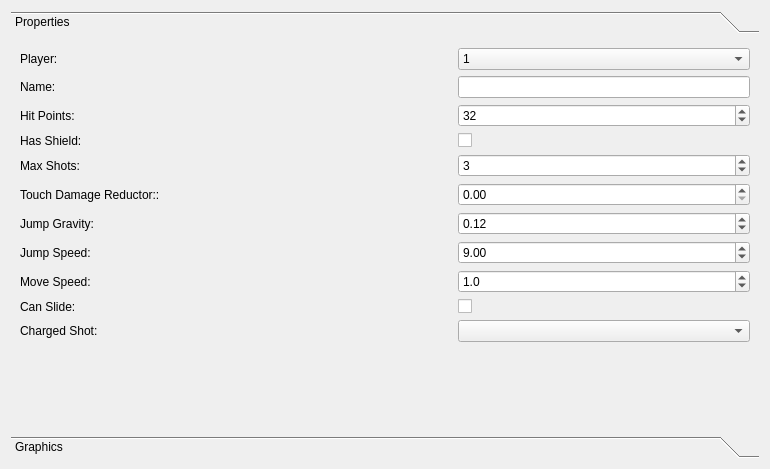
<?xml version="1.0" encoding="UTF-8"?>
<ui version="4.0">
 <class>player_edit</class>
 <widget class="QWidget" name="player_edit">
  <property name="geometry">
   <rect>
    <x>0</x>
    <y>0</y>
    <width>770</width>
    <height>469</height>
   </rect>
  </property>
  <property name="windowTitle">
   <string>Form</string>
  </property>
  <layout class="QGridLayout" name="gridLayout">
   <item row="0" column="0">
    <widget class="QToolBox" name="toolBox_2">
     <property name="currentIndex">
      <number>0</number>
     </property>
     <widget class="QWidget" name="page_properties">
      <property name="geometry">
       <rect>
        <x>0</x>
        <y>0</y>
        <width>752</width>
        <height>395</height>
       </rect>
      </property>
      <attribute name="label">
       <string>Properties</string>
      </attribute>
      <layout class="QGridLayout" name="gridLayout_2">
       <item row="0" column="0">
        <layout class="QGridLayout" name="gridLayout_3">
         <item row="0" column="2">
          <widget class="QComboBox" name="players_tab_list_combo">
           <item>
            <property name="text">
             <string>1</string>
            </property>
           </item>
           <item>
            <property name="text">
             <string>2</string>
            </property>
           </item>
           <item>
            <property name="text">
             <string>3</string>
            </property>
           </item>
           <item>
            <property name="text">
             <string>4</string>
            </property>
           </item>
           <item>
            <property name="text">
             <string>5</string>
            </property>
           </item>
          </widget>
         </item>
         <item row="0" column="0">
          <widget class="QLabel" name="label_14">
           <property name="text">
            <string>Player:</string>
           </property>
          </widget>
         </item>
         <item row="11" column="0">
          <spacer name="verticalSpacer_3">
           <property name="orientation">
            <enum>Qt::Vertical</enum>
           </property>
           <property name="sizeHint" stdset="0">
            <size>
             <width>20</width>
             <height>40</height>
            </size>
           </property>
          </spacer>
         </item>
         <item row="2" column="0">
          <widget class="QLabel" name="label_16">
           <property name="text">
            <string>Hit Points:</string>
           </property>
          </widget>
         </item>
         <item row="2" column="2">
          <widget class="QSpinBox" name="players_tab_hp">
           <property name="minimum">
            <number>1</number>
           </property>
           <property name="value">
            <number>32</number>
           </property>
          </widget>
         </item>
         <item row="1" column="2">
          <widget class="QLineEdit" name="players_tab_name">
           <property name="maxLength">
            <number>30</number>
           </property>
          </widget>
         </item>
         <item row="1" column="1">
          <spacer name="horizontalSpacer">
           <property name="orientation">
            <enum>Qt::Horizontal</enum>
           </property>
           <property name="sizeHint" stdset="0">
            <size>
             <width>40</width>
             <height>20</height>
            </size>
           </property>
          </spacer>
         </item>
         <item row="1" column="0">
          <widget class="QLabel" name="label_15">
           <property name="text">
            <string>Name:</string>
           </property>
          </widget>
         </item>
         <item row="4" column="2">
          <widget class="QSpinBox" name="players_tab_maxshots">
           <property name="minimum">
            <number>1</number>
           </property>
           <property name="value">
            <number>3</number>
           </property>
          </widget>
         </item>
         <item row="3" column="0">
          <widget class="QLabel" name="label_17">
           <property name="text">
            <string>Has Shield:</string>
           </property>
          </widget>
         </item>
         <item row="4" column="0">
          <widget class="QLabel" name="label_18">
           <property name="text">
            <string>Max Shots:</string>
           </property>
          </widget>
         </item>
         <item row="3" column="2">
          <widget class="QCheckBox" name="players_tab_hasshield">
           <property name="text">
            <string/>
           </property>
          </widget>
         </item>
         <item row="5" column="0">
          <widget class="QLabel" name="label_34">
           <property name="text">
            <string>Touch Damage Reductor::</string>
           </property>
          </widget>
         </item>
         <item row="6" column="0">
          <widget class="QLabel" name="label_35">
           <property name="text">
            <string>Jump Gravity:</string>
           </property>
          </widget>
         </item>
         <item row="7" column="0">
          <widget class="QLabel" name="label_36">
           <property name="text">
            <string>Jump Speed:</string>
           </property>
          </widget>
         </item>
         <item row="5" column="2">
          <widget class="QDoubleSpinBox" name="players_tab_fallgravity">
           <property name="singleStep">
            <double>1.000000000000000</double>
           </property>
           <property name="value">
            <double>0.000000000000000</double>
           </property>
          </widget>
         </item>
         <item row="7" column="2">
          <widget class="QDoubleSpinBox" name="players_tab_jumpspeed">
           <property name="singleStep">
            <double>0.100000000000000</double>
           </property>
           <property name="value">
            <double>9.000000000000000</double>
           </property>
          </widget>
         </item>
         <item row="8" column="0">
          <widget class="QLabel" name="label_37">
           <property name="text">
            <string>Move Speed:</string>
           </property>
          </widget>
         </item>
         <item row="6" column="2">
          <widget class="QDoubleSpinBox" name="players_tab_jumpgravity">
           <property name="singleStep">
            <double>0.010000000000000</double>
           </property>
           <property name="value">
            <double>0.120000000000000</double>
           </property>
          </widget>
         </item>
         <item row="9" column="0">
          <widget class="QLabel" name="label_8">
           <property name="text">
            <string>Can Slide:</string>
           </property>
          </widget>
         </item>
         <item row="9" column="2">
          <widget class="QCheckBox" name="can_slide_checkbox">
           <property name="text">
            <string/>
           </property>
          </widget>
         </item>
         <item row="10" column="0">
          <widget class="QLabel" name="label_6">
           <property name="text">
            <string>Charged Shot:</string>
           </property>
          </widget>
         </item>
         <item row="10" column="2">
          <widget class="QComboBox" name="chargedshot_combo"/>
         </item>
         <item row="8" column="2">
          <widget class="QDoubleSpinBox" name="players_tab_movespeed">
           <property name="decimals">
            <number>1</number>
           </property>
           <property name="minimum">
            <double>0.500000000000000</double>
           </property>
           <property name="singleStep">
            <double>0.100000000000000</double>
           </property>
           <property name="value">
            <double>1.000000000000000</double>
           </property>
          </widget>
         </item>
        </layout>
       </item>
      </layout>
     </widget>
     <widget class="QWidget" name="page_graphics">
      <property name="geometry">
       <rect>
        <x>0</x>
        <y>0</y>
        <width>735</width>
        <height>326</height>
       </rect>
      </property>
      <attribute name="label">
       <string>Graphics</string>
      </attribute>
      <layout class="QGridLayout" name="gridLayout_4">
       <item row="0" column="0">
        <layout class="QVBoxLayout" name="verticalLayout">
         <property name="sizeConstraint">
          <enum>QLayout::SetDefaultConstraint</enum>
         </property>
         <item>
          <layout class="QGridLayout" name="gridLayout_9">
           <item row="2" column="0">
            <widget class="QLabel" name="label_39">
             <property name="text">
              <string>Sprite Size:</string>
             </property>
            </widget>
           </item>
           <item row="4" column="0">
            <widget class="QLabel" name="label_47">
             <property name="text">
              <string>Key Colors:</string>
             </property>
            </widget>
           </item>
           <item row="2" column="2">
            <layout class="QHBoxLayout" name="horizontalLayout_4">
             <item>
              <widget class="QLabel" name="label_41">
               <property name="text">
                <string>Width:</string>
               </property>
              </widget>
             </item>
             <item>
              <widget class="QSpinBox" name="player_sprite_w">
               <property name="value">
                <number>29</number>
               </property>
              </widget>
             </item>
             <item>
              <widget class="QLabel" name="label_42">
               <property name="text">
                <string>Height:</string>
               </property>
              </widget>
             </item>
             <item>
              <widget class="QSpinBox" name="player_sprite_h">
               <property name="value">
                <number>32</number>
               </property>
              </widget>
             </item>
            </layout>
           </item>
           <item row="5" column="0">
            <widget class="QLabel" name="label_19">
             <property name="text">
              <string>Weapon Colors:</string>
             </property>
            </widget>
           </item>
           <item row="4" column="2">
            <layout class="QHBoxLayout" name="horizontalLayout_9">
             <item>
              <widget class="QPushButton" name="key1_picker">
               <property name="text">
                <string>Key 1</string>
               </property>
              </widget>
             </item>
             <item>
              <widget class="QPushButton" name="ColorKeyIndicator1">
               <property name="minimumSize">
                <size>
                 <width>32</width>
                 <height>32</height>
                </size>
               </property>
               <property name="maximumSize">
                <size>
                 <width>32</width>
                 <height>32</height>
                </size>
               </property>
               <property name="text">
                <string/>
               </property>
              </widget>
             </item>
             <item>
              <widget class="QPushButton" name="key2_picker">
               <property name="text">
                <string>Key 2</string>
               </property>
              </widget>
             </item>
             <item>
              <widget class="QPushButton" name="ColorKeyIndicator2">
               <property name="minimumSize">
                <size>
                 <width>32</width>
                 <height>32</height>
                </size>
               </property>
               <property name="maximumSize">
                <size>
                 <width>32</width>
                 <height>32</height>
                </size>
               </property>
               <property name="text">
                <string/>
               </property>
              </widget>
             </item>
             <item>
              <widget class="QPushButton" name="key3_picker">
               <property name="text">
                <string>Key 3</string>
               </property>
              </widget>
             </item>
             <item>
              <widget class="QPushButton" name="ColorKeyIndicator3">
               <property name="minimumSize">
                <size>
                 <width>32</width>
                 <height>32</height>
                </size>
               </property>
               <property name="maximumSize">
                <size>
                 <width>32</width>
                 <height>32</height>
                </size>
               </property>
               <property name="text">
                <string/>
               </property>
              </widget>
             </item>
            </layout>
           </item>
           <item row="1" column="0">
            <widget class="QLabel" name="label_38">
             <property name="text">
              <string>Graphics:</string>
             </property>
            </widget>
           </item>
           <item row="5" column="2">
            <layout class="QHBoxLayout" name="horizontalLayout_7">
             <item>
              <widget class="QPushButton" name="color1_picker">
               <property name="text">
                <string>Color 1</string>
               </property>
              </widget>
             </item>
             <item>
              <widget class="QPushButton" name="ColorValueIndicator1">
               <property name="minimumSize">
                <size>
                 <width>32</width>
                 <height>32</height>
                </size>
               </property>
               <property name="maximumSize">
                <size>
                 <width>32</width>
                 <height>32</height>
                </size>
               </property>
               <property name="text">
                <string/>
               </property>
              </widget>
             </item>
             <item>
              <widget class="QPushButton" name="color2_picker">
               <property name="text">
                <string>Color 2</string>
               </property>
              </widget>
             </item>
             <item>
              <widget class="QPushButton" name="ColorValueIndicator2">
               <property name="minimumSize">
                <size>
                 <width>32</width>
                 <height>32</height>
                </size>
               </property>
               <property name="maximumSize">
                <size>
                 <width>32</width>
                 <height>32</height>
                </size>
               </property>
               <property name="text">
                <string/>
               </property>
              </widget>
             </item>
             <item>
              <widget class="QPushButton" name="color3_picker">
               <property name="text">
                <string>Color 3</string>
               </property>
              </widget>
             </item>
             <item>
              <widget class="QPushButton" name="ColorValueIndicator3">
               <property name="minimumSize">
                <size>
                 <width>32</width>
                 <height>32</height>
                </size>
               </property>
               <property name="maximumSize">
                <size>
                 <width>32</width>
                 <height>32</height>
                </size>
               </property>
               <property name="text">
                <string/>
               </property>
              </widget>
             </item>
            </layout>
           </item>
           <item row="3" column="2">
            <layout class="QVBoxLayout" name="verticalLayout_6">
             <property name="margin">
              <number>4</number>
             </property>
             <item>
              <layout class="QHBoxLayout" name="horizontalLayout_12">
               <item>
                <widget class="QLabel" name="label_43">
                 <property name="text">
                  <string>X:</string>
                 </property>
                </widget>
               </item>
               <item>
                <widget class="QSpinBox" name="player_hitarea_x">
                 <property name="value">
                  <number>4</number>
                 </property>
                </widget>
               </item>
               <item>
                <widget class="QLabel" name="label_44">
                 <property name="text">
                  <string>Y:</string>
                 </property>
                </widget>
               </item>
               <item>
                <widget class="QSpinBox" name="player_hitarea_y">
                 <property name="value">
                  <number>8</number>
                 </property>
                </widget>
               </item>
              </layout>
             </item>
             <item>
              <layout class="QHBoxLayout" name="horizontalLayout_13">
               <property name="margin">
                <number>4</number>
               </property>
               <item>
                <widget class="QLabel" name="label_45">
                 <property name="text">
                  <string>W:</string>
                 </property>
                </widget>
               </item>
               <item>
                <widget class="QSpinBox" name="player_hitarea_w">
                 <property name="value">
                  <number>21</number>
                 </property>
                </widget>
               </item>
               <item>
                <widget class="QLabel" name="label_46">
                 <property name="text">
                  <string>H:</string>
                 </property>
                </widget>
               </item>
               <item>
                <widget class="QSpinBox" name="player_hitarea_h">
                 <property name="value">
                  <number>24</number>
                 </property>
                </widget>
               </item>
              </layout>
             </item>
            </layout>
           </item>
           <item row="3" column="0">
            <widget class="QLabel" name="label_40">
             <property name="text">
              <string>Hit Area Size:</string>
             </property>
            </widget>
           </item>
           <item row="5" column="1">
            <widget class="QComboBox" name="weaponlist_combo"/>
           </item>
           <item row="1" column="2">
            <widget class="QComboBox" name="player_graphics_combo"/>
           </item>
           <item row="0" column="0">
            <widget class="QLabel" name="label">
             <property name="text">
              <string>Player:</string>
             </property>
            </widget>
           </item>
           <item row="0" column="2">
            <widget class="QComboBox" name="players_tab_list_combo_2">
             <item>
              <property name="text">
               <string>1</string>
              </property>
             </item>
             <item>
              <property name="text">
               <string>2</string>
              </property>
             </item>
             <item>
              <property name="text">
               <string>3</string>
              </property>
             </item>
             <item>
              <property name="text">
               <string>4</string>
              </property>
             </item>
             <item>
              <property name="text">
               <string>5</string>
              </property>
             </item>
            </widget>
           </item>
          </layout>
         </item>
         <item>
          <widget class="QScrollArea" name="scrollArea_4">
           <property name="widgetResizable">
            <bool>false</bool>
           </property>
           <widget class="QWidget" name="scrollAreaWidgetContents_4">
            <property name="geometry">
             <rect>
              <x>0</x>
              <y>0</y>
              <width>489</width>
              <height>199</height>
             </rect>
            </property>
            <widget class="player_preview_area" name="player_preview_widget" native="true">
             <property name="geometry">
              <rect>
               <x>10</x>
               <y>10</y>
               <width>471</width>
               <height>181</height>
              </rect>
             </property>
            </widget>
           </widget>
          </widget>
         </item>
        </layout>
       </item>
      </layout>
     </widget>
    </widget>
   </item>
  </layout>
 </widget>
 <customwidgets>
  <customwidget>
   <class>player_preview_area</class>
   <extends>QWidget</extends>
   <header>player_preview_area.h</header>
   <container>1</container>
  </customwidget>
 </customwidgets>
 <resources/>
 <connections/>
</ui>
